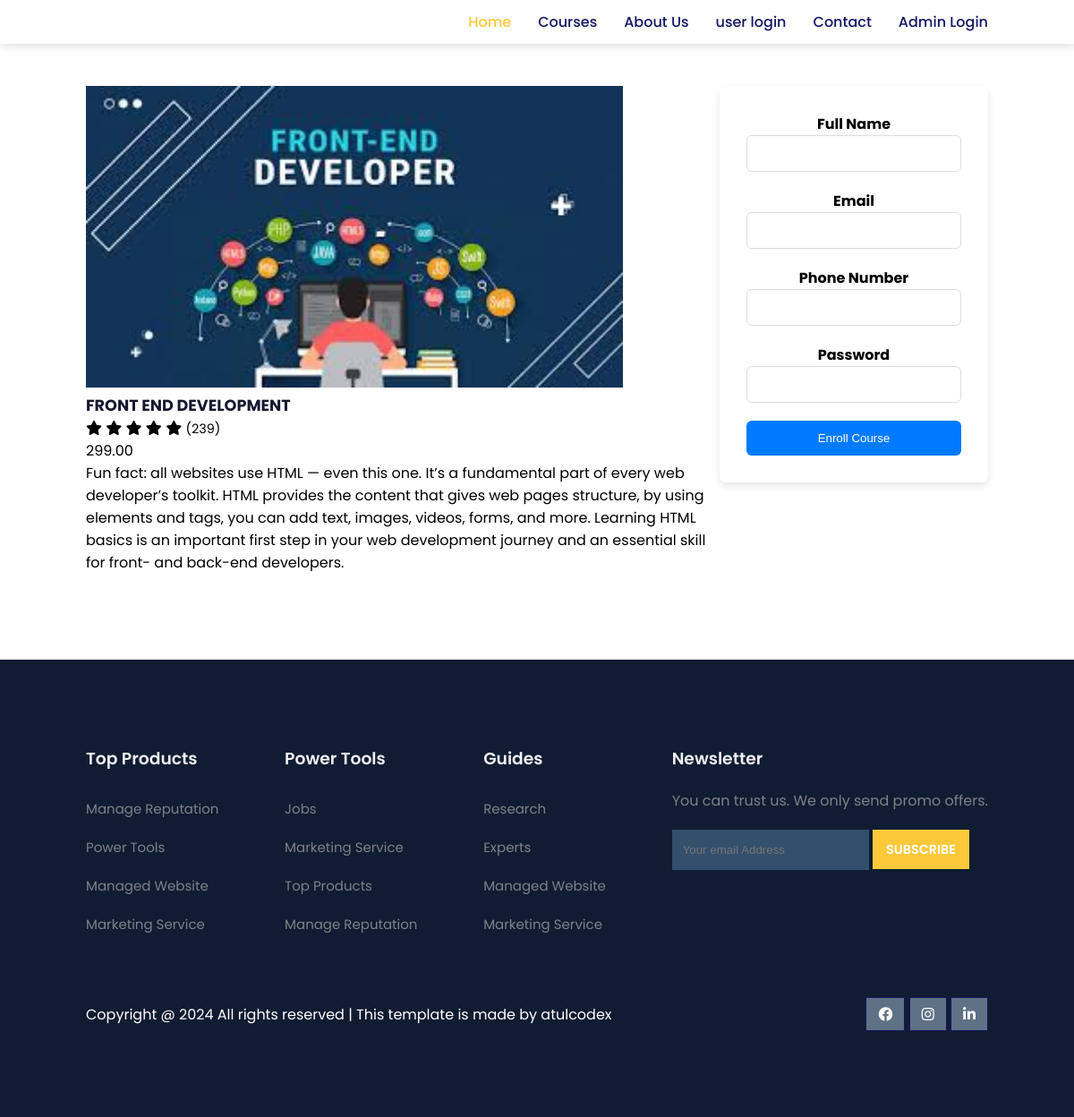
/course-inner.php?course_id=1, run on the app's committed database.
### tables this page shows
CREATE TABLE `courses` (
  `CourseID` int(11) NOT NULL,
  `CourseName` varchar(255) NOT NULL,
  `WhatWillLearn` text DEFAULT NULL,
  `Price` decimal(10,2) DEFAULT NULL,
  `Duration` varchar(50) DEFAULT NULL,
  `CourseImage` text DEFAULT NULL,
  `VideoLink` varchar(255) DEFAULT NULL
);

### course-inner.php (the view, shortened to what this page needs)
<!DOCTYPE html>
<html lang="en">
<head>
    <link rel="stylesheet" href="styl.css">
    <link rel="stylesheet" href="about.css">
    <link rel="stylesheet" href="course-inner.css">
    <link rel="stylesheet" href="https://cdnjs.cloudflare.com/ajax/libs/font-awesome/6.1.1/css/all.min.css">
</head>
<body>
    <nav>
        <div class="navigation">
            <ul>
				<li><a href="index.php" class="active">Home</a></li>
				<li><a href="courses.php">Courses</a></li>
				<li><a href="about.html">About Us</a></li>
				<li><a href="login.php">user login</a></li>
				<li><a href="contact.html">Contact</a></li>
				<li><a href="./admin/login.php">Admin Login</a></li>
            </ul>
        </div>
    </nav>
    <section id="course-inner">
        <div class="overview">
            <?php
            $servername = "localhost";
            $username = "root";
            $password = "";
            $dbname = "courses";
            $conn = new mysqli($servername, $username, $password, $dbname);
            if (isset($_GET['course_id'])) {
                $courseID = $_GET['course_id'];
                $sql = "SELECT * FROM courses WHERE CourseID = $courseID";
                $result = $conn->query($sql);
            }
                if ($result->num_rows > 0) {
                    while ($row = $result->fetch_assoc()) {
                        $courseName = $row["CourseName"];
                        $imageURL = $row["CourseImage"];
                        $price = $row["Price"];
                        $detail = $row["WhatWillLearn"];
                    ?>
        <img src="<?php echo 'http://localhost/CourseManagment/admin/'.$imageURL?>" width="600">
        <div class="details">
        <h6><?php echo $courseName ?></h6>
        <div class="star">
        <i class="fa-solid fa-star"></i>
        <i class="fa-solid fa-star"></i>
      <i class="fa-solid fa-star"></i>
        <i class="fa-solid fa-star"></i>
        <i class="fa-solid fa-star"></i>
        <span>(239)</span>
        </div>
        </div>
        <div class="cost"><?php echo $price ?></div>
        <div class="detail"><?php echo $detail ?></div>
        </div>
  <?php  }
} else {
    echo "0 results";
}
?>
            <div class="enroll" style="max-width: 400px; background-color: rgba(255, 255, 255, 0.9); padding: 30px; border-radius: 8px; box-shadow: 0 4px 8px rgba(0, 0, 0, 0.1); text-align: center;">
                <form action="registration.php" method="POST">
                    <label for="fullname" style="font-weight: bold; margin-bottom: 8px;">Full Name</label>
                    <input type="text" id="fullname" name="fullname" required style="margin-bottom: 20px; padding: 12px; border: 1px solid #ddd; border-radius: 6px; transition: border-color 0.3s ease; width: 100%; box-sizing: border-box;">
                    <label for="email" style="font-weight: bold; margin-bottom: 8px;">Email</label>
                    <input type="email" id="email" name="email" required style="margin-bottom: 20px; padding: 12px; border: 1px solid #ddd; border-radius: 6px; transition: border-color 0.3s ease; width: 100%; box-sizing: border-box;">
                    <label for="phone" style="font-weight: bold; margin-bottom: 8px;">Phone Number</label>
                    <input type="text" id="phone" name="phone_number" required style="margin-bottom: 20px; padding: 12px; border: 1px solid #ddd; border-radius: 6px; transition: border-color 0.3s ease; width: 100%; box-sizing: border-box;">
                    <label for="password" style="font-weight: bold; margin-bottom: 8px;">Password</label>
                    <input type="password" id="password" name="password" required style="margin-bottom: 20px; padding: 12px; border: 1px solid #ddd; border-radius: 6px; transition: border-color 0.3s ease; width: 100%; box-sizing: border-box;">
                    <button type="submit" style="background-color: #007bff; color: #fff; border: none; padding: 12px 24px; border-radius: 6px; cursor: pointer; transition: background-color 0.3s ease; width: 100%; box-sizing: border-box;">Enroll Course</button>
                </form>
            </div>
    </section>
    <footer>
        <div class="footer-col">
            <h3>Top Products</h3>
            <ul>
                <li>Manage Reputation</li>
                <li>Power Tools</li>
                <li>Managed Website</li>
                <li>Marketing Service</li>
            </ul>
        </div>
        <div class="footer-col">
            <h3>Power Tools</h3>
            <ul>
                <li>Jobs</li>
                <li>Marketing Service</li>
                <li>Top Products</li>
                <li>Manage Reputation</li>
            </ul>
        </div>
        <div class="footer-col">
            <h3>Guides</h3>
            <ul>
                <li>Research</li>
                <li>Experts</li>
                <li>Managed Website</li>
                <li>Marketing Service</li>
            </ul>
        </div>
        <div class="footer-col">
            <h3>Newsletter</h3>
            <p>You can trust us. We only send promo offers.</p>
            <div class="subscribe">
                <input type="email" placeholder="Your email Address">
                <a href="#" class="yellow">SUBSCRIBE</a>
            </div>
        </div>
        <div class="copyright">
            <p>
                Copyright @ 2024 All rights reserved | This template is made by <a href="https://atulcodex.com" target="_blank">atulcodex</a>
            </p>
            <div class="pro-links">
                <i class="fab fa-facebook"></i>
                <i class="fab fa-instagram"></i>
                <i class="fab fa-linkedin-in"></i>
            </div>
        </div>
    </footer>
</body>
</html>

### styl.css (style rules this page uses)
* { margin: 0; padding: 0; box-sizing: border-box; }
body { font-family: 'Poppins', sans-serif; }
span { font-size: .9rem; }
h6 { font-size: 1.1rem; color: rgb(24, 24, 49); }
nav { position: fixed; width: 100%; background-color: #fff; display: flex; justify-content: space-between; align-items: center; padding: 1vw 8vw; box-shadow: 2px 2px 10px rgba(0, 0, 0, 0.15); z-index: 1; }
nav .navigation { display: flex; }
nav .navigation ul { display: flex; justify-content: flex-end; align-items: center; }
nav .navigation ul li { list-style: none; margin-left: 30px; }
nav .navigation ul li a { text-decoration: none; color: rgb(21, 21, 100); font-size: 16px; font-weight: 500; transition: 0.3s ease; }
nav .navigation ul li a.active, nav .navigation ul li a:hover { color: #FDC93B; }
.pro-links { margin-top: 10px; }
.pro-links i { padding: 10px 13px; border: 1px solid rgb(21, 21, 100); cursor: pointer; transition: 0.3s ease; }
footer { padding: 8vw; background-color: #101c32; display: flex; justify-content: space-between; align-items: flex-start; flex-wrap: wrap; }
footer .footer-col { padding-bottom: 40px; }
footer h3 { color: rgb(241, 240, 245); font-weight: 600; padding-bottom: 20px; }
footer li { list-style: none; color: #7b838a; padding: 10px 0; font-size: 15px; cursor: pointer; transition: 0.3s ease; }
footer p { color: #7b838a; }
footer .subscribe { margin-top: 20px; }
footer input { width: 220px; padding: 15px 12px; background: #334F6C; border: none; outline: none; color: #fff; }
footer .subscribe a { text-decoration: none; font-size: 0.9rem; padding: 12px 15px; background-color: #fff; font-weight: 600; }
footer .subscribe a.yellow { color: #fff; background: #fdc93b; transition: 0.3s ease; }
footer .copyright { margin-top: 20px; width: 100%; display: flex; justify-content: space-between; align-items: center; flex-wrap: wrap; }
footer .copyright p, footer .copyright p > a { color: #fff; text-decoration: none; }
footer .copyright .pro-links { margin-top: 0px; }
footer .copyright .pro-links i { background-color: #5f7185; color: #fff; }

### course-inner.css (style rules this page uses)
#course-inner { display: flex; justify-content: space-between; align-items: flex-start; padding: 8vw; }
#course-inner .overview { width: 70%; }
#course-inner .enroll { width: 300px; padding: 0 30px 30px 30px; border-radius: 11px; box-shadow: 0px 20px 40px 0 rgb(11 2 55 / 8%); }

### data on the page
courses: CourseImage (picture), CourseName "FRONT END DEVELOPMENT", Price "299.00", WhatWillLearn "Fun fact: all websites use HTML — even this one. It’s a fundamental part of every web developer’s toolkit. HTML provides the content that gives web pages structure, by using elements and tags, you can add text, images, videos, forms, and more. Learning HTML basics is an important first step in your web development journey and an essential skill for front- and back-end developers."
